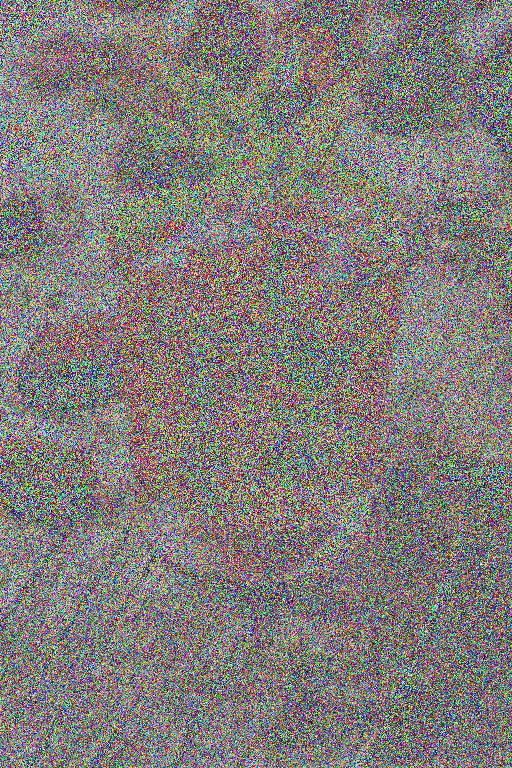
#> input picture noise_stages/gaussian_noise_4.png, 512 x 768 px, given in place of 2.png, which was not available
$ python image_noise_generator.py
#> lines starting #> are read from the running program, lines starting #| are printed output that depends on the picture; pictures that were not available may be replaced by others from this repository, and a replacement may not be noted
from PIL import Image
import numpy as np
import os

# 加载原始图像
def load_image(image_path):
    print(f"加载图像: {image_path}")
    img = Image.open(image_path)
#> img is the input picture: PIL image 512x768 RGB; mean R, G, B 129.5, 125, 122.4
    img = img.convert('RGB')  # 确保图像为RGB模式
    print(f"图像尺寸: {img.size}")
#| 图像尺寸: (512, 768)
    return img

# 添加高斯噪声
def add_gaussian_noise(img, mean=0, std=25):
    img_array = np.array(img)
    noise = np.random.normal(mean, std, img_array.shape).astype(np.uint8)
    noisy_array = np.clip(img_array + noise, 0, 255).astype(np.uint8)
    return Image.fromarray(noisy_array)

# 添加椒盐噪声
def add_salt_pepper_noise(img, salt_prob=0.01, pepper_prob=0.01):
    img_array = np.array(img)
    noisy_array = img_array.copy()
    height, width, _ = img_array.shape

    # 添加盐噪声（白色像素）
    salt = np.random.rand(height, width) < salt_prob
    noisy_array[salt] = 255

    # 添加椒噪声（黑色像素）
    pepper = np.random.rand(height, width) < pepper_prob
    noisy_array[pepper] = 0

    return Image.fromarray(noisy_array)

# 添加泊松噪声
def add_poisson_noise(img):
    img_array = np.array(img)
    # 泊松噪声基于图像强度
    noisy_array = np.random.poisson(img_array / 255.0 * 255).astype(np.uint8)
    return Image.fromarray(noisy_array)

# 生成不同阶段的噪声图
def generate_noise_stages(image_path, output_dir):
    # 确保输出目录存在
    if not os.path.exists(output_dir):
        os.makedirs(output_dir)

    # 加载原始图像
    original_img = load_image(image_path)

    # 保存原始图像
    original_path = os.path.join(output_dir, "original.png")
    original_img.save(original_path)
    print(f"保存原始图像: {original_path}")

    # 生成高斯噪声不同阶段
    for i, std in enumerate([10, 25, 50, 75]):
        noisy_img = add_gaussian_noise(original_img, std=std)
        output_path = os.path.join(output_dir, f"gaussian_noise_{i+1}.png")
        noisy_img.save(output_path)
        print(f"保存高斯噪声图像 (std={std}): {output_path}")
#> this loop made 4 passes
#> pass 1, in add_gaussian_noise, `noisy_array = np.clip(img_array + noise, 0, 255).astype(np.uint8)`:
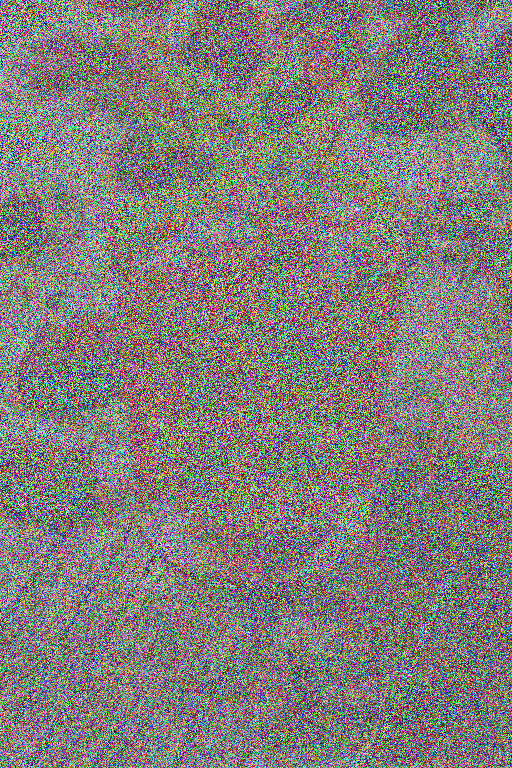
#> noisy_array: shape (768, 512, 3); mean R, G, B 129.4, 125.1, 122.6
#> pass 2, in add_gaussian_noise (call 2), `noisy_array = np.clip(img_array + noise, 0, 255).astype(np.uint8)`:
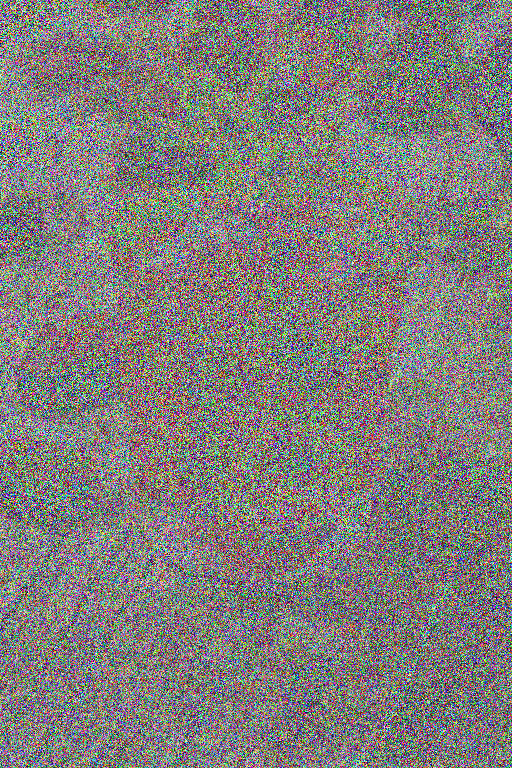
#> noisy_array: shape (768, 512, 3); mean R, G, B 129, 125.5, 123.3
#> pass 3, in add_gaussian_noise (call 3), `noisy_array = np.clip(img_array + noise, 0, 255).astype(np.uint8)`:
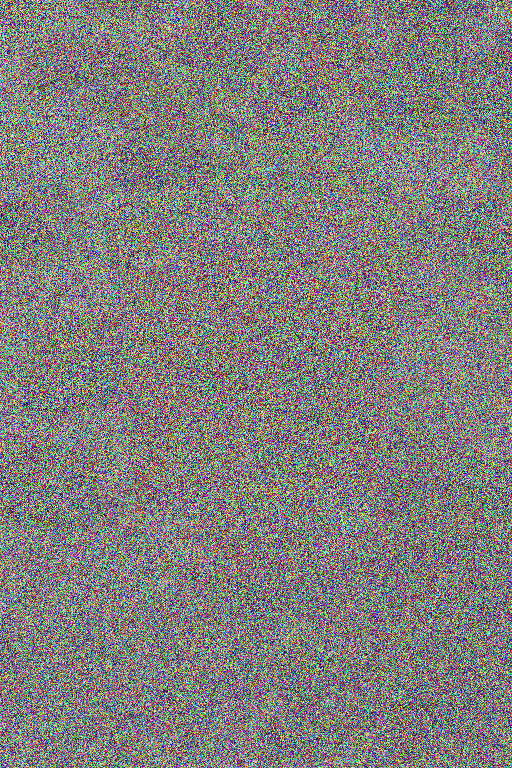
#> noisy_array: shape (768, 512, 3); mean R, G, B 128.6, 126.3, 124.9
#> after the loop:
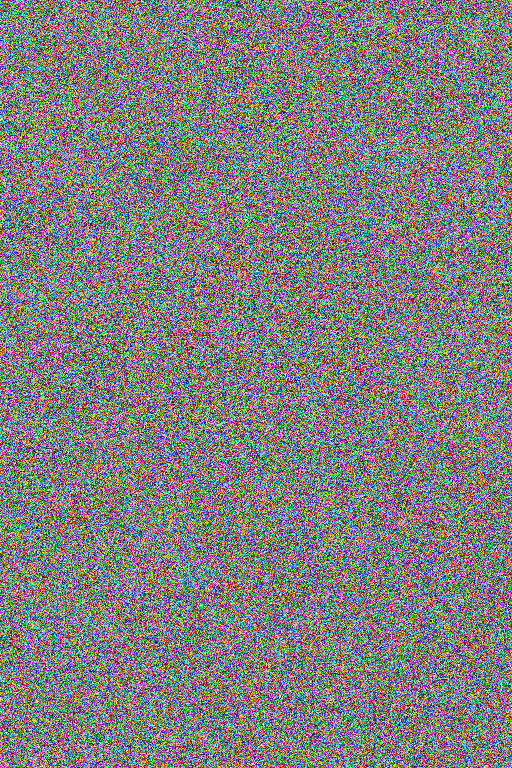
#> noisy_img: PIL image 512x768 RGB; mean R, G, B 128, 127.4, 126.4

    # 生成椒盐噪声不同阶段
    for i, prob in enumerate([0.01, 0.05, 0.1, 0.2]):
        noisy_img = add_salt_pepper_noise(original_img, salt_prob=prob, pepper_prob=prob)
        output_path = os.path.join(output_dir, f"salt_pepper_noise_{i+1}.png")
        noisy_img.save(output_path)
        print(f"保存椒盐噪声图像 (prob={prob}): {output_path}")
#> this loop made 4 passes
#| 保存椒盐噪声图像 (prob=0.01): noise_stages/salt_pepper_noise_1.png
#| 保存椒盐噪声图像 (prob=0.05): noise_stages/salt_pepper_noise_2.png
#| 保存椒盐噪声图像 (prob=0.1): noise_stages/salt_pepper_noise_3.png
#| 保存椒盐噪声图像 (prob=0.2): noise_stages/salt_pepper_noise_4.png
#> pass 3, in generate_noise_stages, `noisy_img = add_salt_pepper_noise(original_img, salt_prob=prob, pepper..`:
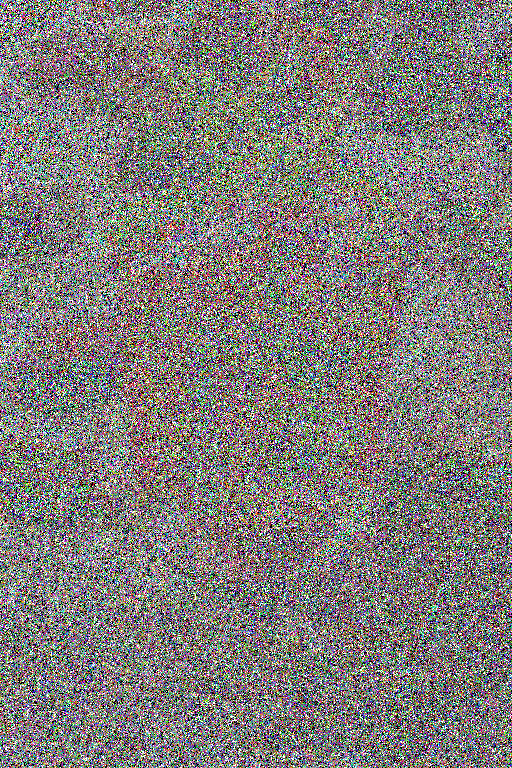
#> noisy_img: PIL image 512x768 RGB; mean R, G, B 127.9, 124.2, 122
#> after the loop:
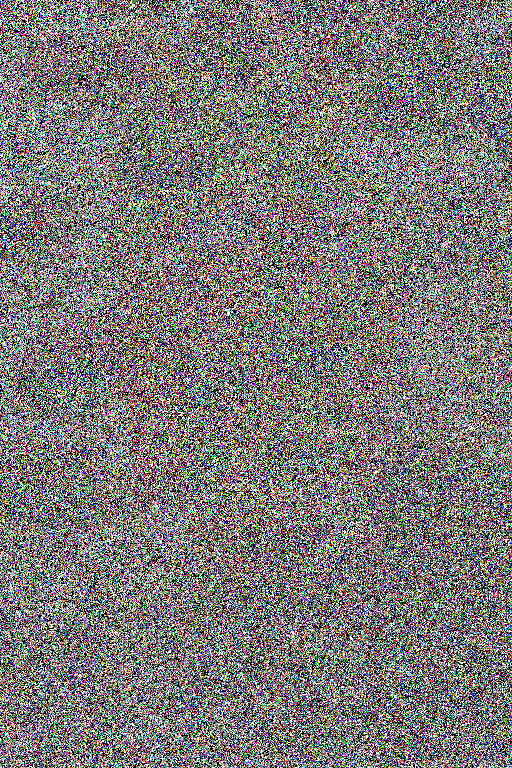
#> noisy_img: PIL image 512x768 RGB; mean R, G, B 123.6, 120.7, 119.1

    # 生成泊松噪声
    noisy_img = add_poisson_noise(original_img)
#> in add_poisson_noise, `noisy_array = np.random.poisson(img_array / 255.0 * 255).astype(np.uin..`:
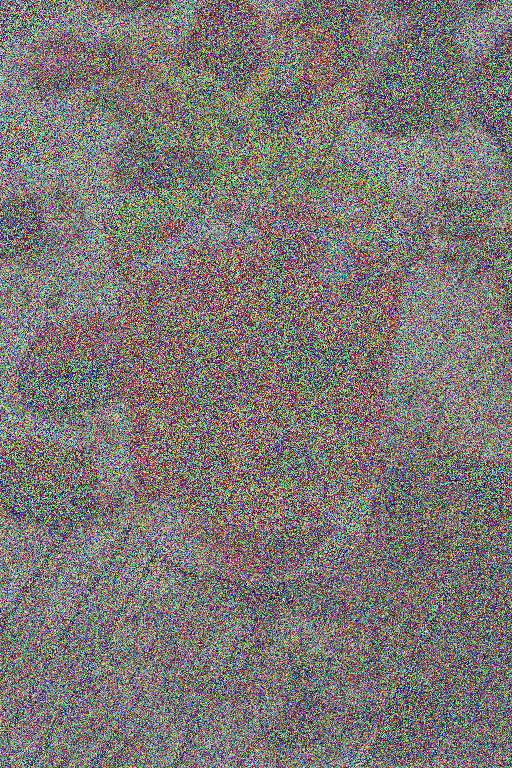
#> noisy_array: shape (768, 512, 3); mean R, G, B 124.1, 119.2, 116.7
    output_path = os.path.join(output_dir, "poisson_noise.png")
    noisy_img.save(output_path)
    print(f"保存泊松噪声图像: {output_path}")
#| 保存泊松噪声图像: noise_stages/poisson_noise.png

# 主函数
if __name__ == "__main__":
    # 图像路径
    image_path = "d:\\spring_boot_content\\graduation-sys\\frontend\\src\\assets\\recipe_image\\2.png"

    # 输出目录
    output_dir = "noise_stages"

    # 生成噪声图
    generate_noise_stages(image_path, output_dir)

    print("所有噪声图生成完成！")

$ run again, on noise_stages/perlin_noise_pil.png
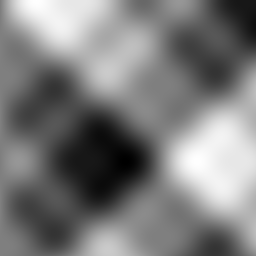
#> input picture noise_stages/perlin_noise_pil.png, 256 x 256 px, given in place of 2.png, which was not available
#> in load_image, img is the input picture: PIL image 256x256 L; min 0, max 255, mean 123.7
#> img: PIL image 256x256 RGB
#| 图像尺寸: (256, 256)
#> the loop in generate_noise_stages, `for i, prob in enumerate([0.01, 0.05, 0.1, 0.2]):` made 4 passes
#| 保存椒盐噪声图像 (prob=0.01): noise_stages/salt_pepper_noise_1.png
#| 保存椒盐噪声图像 (prob=0.05): noise_stages/salt_pepper_noise_2.png
#| 保存椒盐噪声图像 (prob=0.1): noise_stages/salt_pepper_noise_3.png
#| 保存椒盐噪声图像 (prob=0.2): noise_stages/salt_pepper_noise_4.png
#> after the loop in generate_noise_stages, `for i, prob in enumerate([0.01, 0.05, 0.1, 0.2]):`:
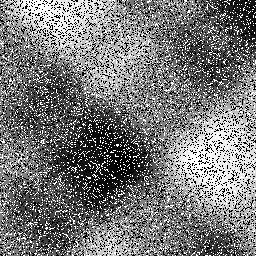
#> noisy_img: PIL image 256x256 RGB; min 0, max 255, mean 119.8
#> in add_poisson_noise, `noisy_array = np.random.poisson(img_array / 255.0 * 255).astype(np.uin..`:
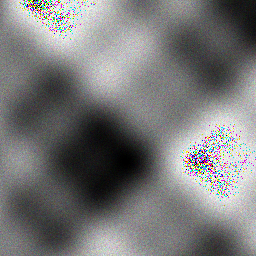
#> noisy_array: shape (256, 256, 3); mean R, G, B 120.6, 120.6, 120.6
#| 保存泊松噪声图像: noise_stages/poisson_noise.png
